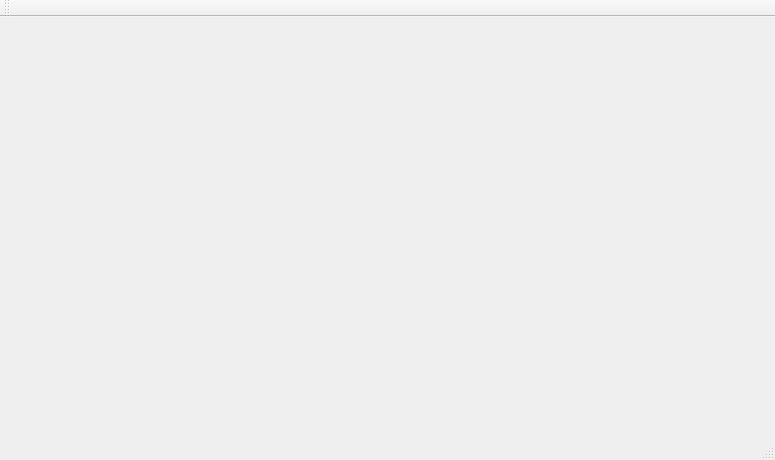
<?xml version="1.0" encoding="UTF-8"?>
<ui version="4.0">
 <class>MainWindow</class>
 <widget class="QMainWindow" name="MainWindow">
  <property name="geometry">
   <rect>
    <x>0</x>
    <y>0</y>
    <width>775</width>
    <height>460</height>
   </rect>
  </property>
  <property name="windowTitle">
   <string>MainWindow</string>
  </property>
  <widget class="QWidget" name="centralWidget">
   <layout class="QGridLayout" name="gridLayout">
    <item row="0" column="1">
     <widget class="FunctionLibrary" name="functionLibrary" native="true"/>
    </item>
    <item row="0" column="2">
     <widget class="FunctionSequence" name="functionSequence" native="true"/>
    </item>
   </layout>
  </widget>
  <widget class="QMenuBar" name="menuBar">
   <property name="geometry">
    <rect>
     <x>0</x>
     <y>0</y>
     <width>775</width>
     <height>20</height>
    </rect>
   </property>
  </widget>
  <widget class="QToolBar" name="mainToolBar">
   <attribute name="toolBarArea">
    <enum>TopToolBarArea</enum>
   </attribute>
   <attribute name="toolBarBreak">
    <bool>false</bool>
   </attribute>
  </widget>
  <widget class="QStatusBar" name="statusBar"/>
 </widget>
 <layoutdefault spacing="6" margin="11"/>
 <customwidgets>
  <customwidget>
   <class>FunctionSequence</class>
   <extends>QWidget</extends>
   <header>functionsequence.h</header>
   <container>1</container>
  </customwidget>
  <customwidget>
   <class>FunctionLibrary</class>
   <extends>QWidget</extends>
   <header>functionlibrary.h</header>
   <container>1</container>
  </customwidget>
 </customwidgets>
 <resources/>
 <connections/>
</ui>
